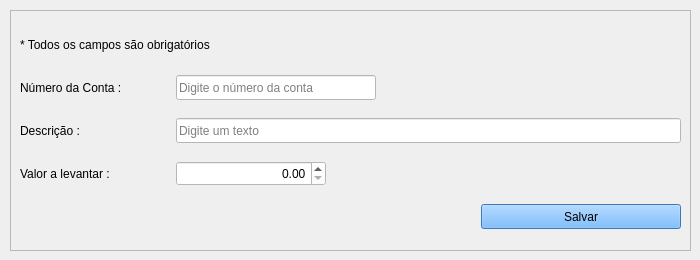
         <widget class="QWidget" name="tab_levantamento">
          <attribute name="title">
           <string>Levantar</string>
          </attribute>
          <widget class="QFrame" name="frame_levantar">
           <property name="geometry">
            <rect>
             <x>10</x>
             <y>10</y>
             <width>681</width>
             <height>241</height>
            </rect>
           </property>
           <property name="frameShape">
            <enum>QFrame::StyledPanel</enum>
           </property>
           <property name="frameShadow">
            <enum>QFrame::Raised</enum>
           </property>
           <layout class="QGridLayout" name="gridLayout_7">
            <item row="1" column="1" colspan="2">
             <widget class="QLineEdit" name="lineEdit_levantamentoNumConta">
              <property name="minimumSize">
               <size>
                <width>200</width>
                <height>25</height>
               </size>
              </property>
              <property name="maximumSize">
               <size>
                <width>200</width>
                <height>25</height>
               </size>
              </property>
              <property name="styleSheet">
               <string notr="true">background-color: rgb(255, 255, 255);
font: 12pt &quot;Segoe UI&quot;;</string>
              </property>
              <property name="placeholderText">
               <string>Digite o número da conta</string>
              </property>
             </widget>
            </item>
            <item row="5" column="0" colspan="3">
             <spacer name="horizontalSpacer_5">
              <property name="orientation">
               <enum>Qt::Horizontal</enum>
              </property>
              <property name="sizeHint" stdset="0">
               <size>
                <width>128</width>
                <height>25</height>
               </size>
              </property>
             </spacer>
            </item>
            <item row="4" column="0">
             <widget class="QLabel" name="label_titLevantamentoValor">
              <property name="minimumSize">
               <size>
                <width>150</width>
                <height>25</height>
               </size>
              </property>
              <property name="maximumSize">
               <size>
                <width>150</width>
                <height>25</height>
               </size>
              </property>
              <property name="styleSheet">
               <string notr="true">font: 12pt &quot;Segoe UI&quot;;</string>
              </property>
              <property name="text">
               <string>Valor a levantar :</string>
              </property>
              <property name="alignment">
               <set>Qt::AlignJustify|Qt::AlignVCenter</set>
              </property>
             </widget>
            </item>
            <item row="0" column="0" colspan="2">
             <widget class="QLabel" name="label_9">
              <property name="minimumSize">
               <size>
                <width>0</width>
                <height>25</height>
               </size>
              </property>
              <property name="maximumSize">
               <size>
                <width>16777215</width>
                <height>25</height>
               </size>
              </property>
              <property name="text">
               <string>* Todos os campos são obrigatórios</string>
              </property>
             </widget>
            </item>
            <item row="1" column="0">
             <widget class="QLabel" name="label_titLevantamentoNumConta">
              <property name="minimumSize">
               <size>
                <width>150</width>
                <height>25</height>
               </size>
              </property>
              <property name="maximumSize">
               <size>
                <width>150</width>
                <height>25</height>
               </size>
              </property>
              <property name="styleSheet">
               <string notr="true">font: 12pt &quot;Segoe UI&quot;;</string>
              </property>
              <property name="text">
               <string>Número da Conta :</string>
              </property>
              <property name="alignment">
               <set>Qt::AlignJustify|Qt::AlignVCenter</set>
              </property>
             </widget>
            </item>
            <item row="5" column="3">
             <widget class="QPushButton" name="pushButton_salvarLevantamento">
              <property name="enabled">
               <bool>true</bool>
              </property>
              <property name="minimumSize">
               <size>
                <width>200</width>
                <height>25</height>
               </size>
              </property>
              <property name="maximumSize">
               <size>
                <width>200</width>
                <height>25</height>
               </size>
              </property>
              <property name="autoFillBackground">
               <bool>false</bool>
              </property>
              <property name="styleSheet">
               <string notr="true">background-color: rgb(85, 170, 255);
font: 12pt &quot;Segoe UI&quot;;</string>
              </property>
              <property name="text">
               <string>Salvar</string>
              </property>
             </widget>
            </item>
            <item row="2" column="0">
             <widget class="QLabel" name="label_titLevantamentoDescricao">
              <property name="minimumSize">
               <size>
                <width>150</width>
                <height>25</height>
               </size>
              </property>
              <property name="maximumSize">
               <size>
                <width>150</width>
                <height>25</height>
               </size>
              </property>
              <property name="styleSheet">
               <string notr="true">font: 12pt &quot;Segoe UI&quot;;</string>
              </property>
              <property name="text">
               <string>Descrição :</string>
              </property>
              <property name="alignment">
               <set>Qt::AlignJustify|Qt::AlignVCenter</set>
              </property>
             </widget>
            </item>
            <item row="2" column="1" colspan="3">
             <widget class="QLineEdit" name="lineEdit_levantamentoDescricao">
              <property name="minimumSize">
               <size>
                <width>200</width>
                <height>25</height>
               </size>
              </property>
              <property name="maximumSize">
               <size>
                <width>16777215</width>
                <height>25</height>
               </size>
              </property>
              <property name="styleSheet">
               <string notr="true">background-color: rgb(255, 255, 255);
font: 12pt &quot;Segoe UI&quot;;</string>
              </property>
              <property name="placeholderText">
               <string>Digite um texto</string>
              </property>
             </widget>
            </item>
            <item row="4" column="1">
             <widget class="QDoubleSpinBox" name="doubleSpinBox_levantamentoValor">
              <property name="minimumSize">
               <size>
                <width>150</width>
                <height>25</height>
               </size>
              </property>
              <property name="maximumSize">
               <size>
                <width>200</width>
                <height>25</height>
               </size>
              </property>
              <property name="styleSheet">
               <string notr="true">background-color: rgb(255, 255, 255);
font: 12pt &quot;Segoe UI&quot;;</string>
              </property>
              <property name="alignment">
               <set>Qt::AlignRight|Qt::AlignTrailing|Qt::AlignVCenter</set>
              </property>
              <property name="maximum">
               <double>999999999.990000009536743</double>
              </property>
             </widget>
            </item>
           </layout>
          </widget>
         </widget>
